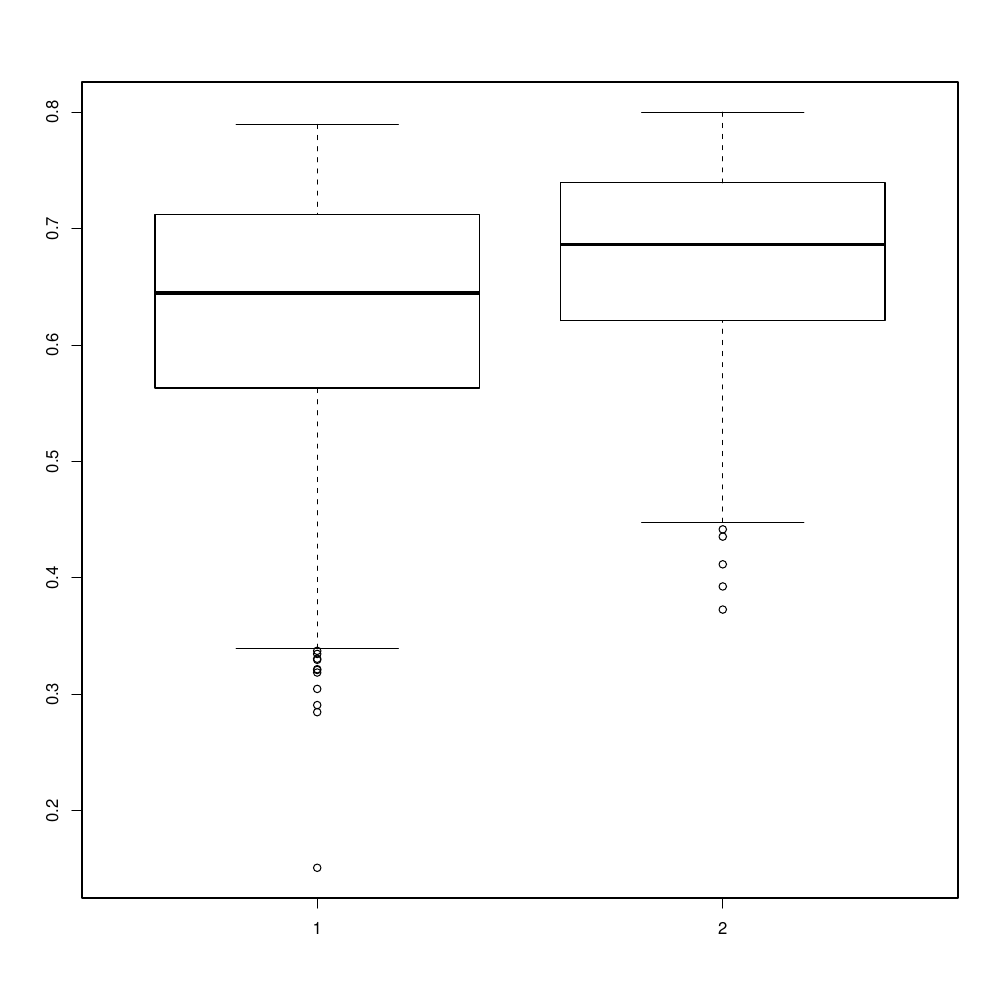

This figure's R source:


#SMM  GD vs MC boxplot 

tsmm = read.table("tab_smm005.txt",header=F,sep="\t",as.is=T)
names (tsmm) = c("l","Size","PCC")
tsmm_mc = read.table("tab_smm_mc_005.txt",header=F,sep="\t",as.is=T)
names (tsmm_mc) = c("l","Size","PCC")

tsmm_sub = tsmm[tsmm$l==0.01,]
tsmm_mc_sub = tsmm_mc[tsmm_mc$l==0.005,]

pdf("boxplot.pdf",width=10,height=10)
boxplot(tsmm_mc$PCC,tsmm$PCC)
dev.off()
